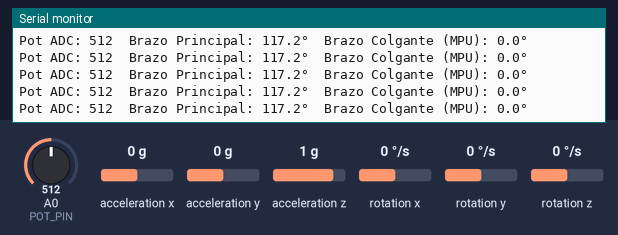
Bench run of a sketch on a simulated Arduino Uno, built with avr-gcc and run on an emulated ATmega328P. Shown: the last lines printed to the serial monitor. The inputs (shaded band) are chosen by the test bench; at power-on: A0 (POT_PIN) = 512, acceleration x 0 g, acceleration y 0 g, acceleration z 1 g, rotation x 0 °/s, rotation y 0 °/s, rotation z 0 °/s.

Above: at 4.2 s.
4.3 s: A0 (POT_PIN) set to 910
At 5.4 s:
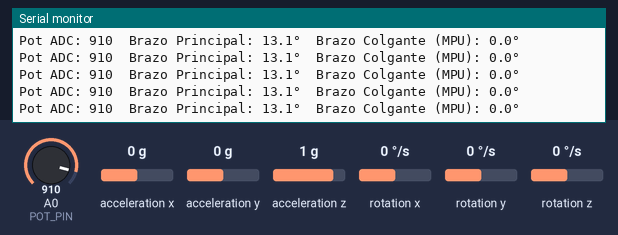
5.8 s: A0 (POT_PIN) set to 938
At 6.7 s:
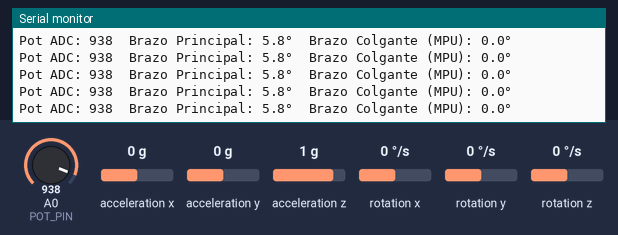
13.3 s: A0 (POT_PIN) set to 950
At 14.4 s:
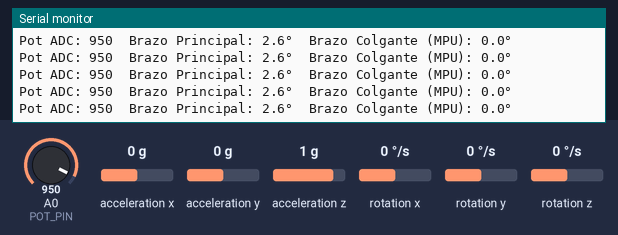
16.3 s: A0 (POT_PIN) set to 975
At 17.1 s:
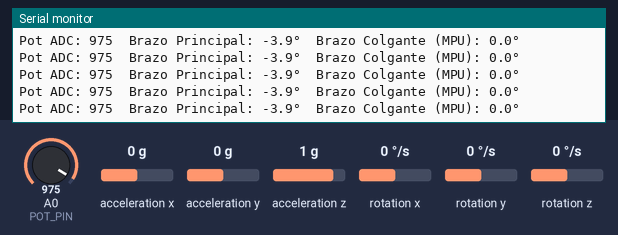
Timing chart, 0 to 18.8 s (numbered marks = the images above; inputs shaded):
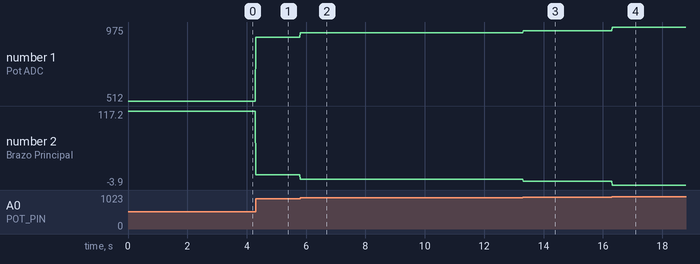

The sketch:

chequeo_calibracion_pote_AAA.ino
```cpp
// === Lectura del potenciómetro + MPU6050 con filtro complementario ===
// Tomas Hirsch, 2025

#include <Wire.h>
#include <MPU6050.h>

MPU6050 mpu;

// ---------- Pines ----------
const int POT_PIN = A0;

// ---------- Calibración potenciómetro ----------
const float A_cal = -0.261627;
const float B_cal = 251.16192;

// ---------- Filtro complementario ----------
float alpha = 0.98;     // peso del giroscopio
float dt = 0.01;        // periodo de muestreo (s)
unsigned long prevTime = 0;
float angle_gyro = 0.0; // ángulo estimado por integración del giroscopio
float angle = 0.0;      // salida final del filtro

// ---------- Función: conversión ADC → ángulo ----------
float potToAngle(int adc) {
  return A_cal * adc + B_cal;
}

void setup() {
  Serial.begin(115200);
  Wire.begin();
  mpu.initialize();

  if (!mpu.testConnection()) {
    Serial.println("Error: no se detecta el MPU6050.");
    while (1);
  }

  Serial.println("=== Lectura de potenciómetro + MPU6050 ===");
  Serial.println("Ángulo brazo principal (pot) y brazo colgante (MPU6050)");
  Serial.println("==============================================\n");

  prevTime = millis();
}

void loop() {
  // ---------- 1. Leer potenciómetro ----------
  int adc = analogRead(POT_PIN);
  float ang_principal = potToAngle(adc);

  // ---------- 2. Leer MPU6050 ----------
  int16_t ax, ay, az, gx, gy, gz;
  mpu.getMotion6(&ax, &ay, &az, &gx, &gy, &gz);

  // Acelerómetro → ángulo absoluto (en grados)
  // Suponiendo eje X como el eje del brazo colgante
  float angle_acc = atan2(ay, az) * 180.0 / PI;

  // Giroscopio → velocidad angular (en °/s)
  float gyroRate = gx / 131.0;  // sensibilidad típica ±250°/s

  // Calcular dt real
  unsigned long now = millis();
  dt = (now - prevTime) / 1000.0;
  prevTime = now;

  // Filtro complementario
  angle_gyro += gyroRate * dt;
  angle = alpha * (angle + gyroRate * dt) + (1 - alpha) * angle_acc;

  // ---------- 3. Mostrar resultados ----------
  Serial.print("Pot ADC: ");
  Serial.print(adc);
  Serial.print("\tBrazo Principal: ");
  Serial.print(ang_principal, 1);
  Serial.print("°\tBrazo Colgante (MPU): ");
  Serial.print(angle, 1);
  Serial.println("°");

  delay(10); // 100 Hz aprox.
}
```

Measured:
- after the input at 4.3 s, the serial monitor: prints a new line at once (image 1)
- after the input at 5.8 s, the serial monitor: prints a new line at once (image 2)
- after the input at 13.3 s, the serial monitor: prints a new line at once (image 3)
- after the input at 16.3 s, the serial monitor: prints a new line at once (image 4)
- plotted number 1: 512 → 910 after the input at 4.3 s, 910 → 938 after the input at 5.8 s, 938 → 950 after the input at 13.3 s, 950 → 975 after the input at 16.3 s
- plotted number 2: 117.2 → 13.1 after the input at 4.3 s, 13.1 → 5.8 after the input at 5.8 s, 5.8 → 2.6 after the input at 13.3 s, 2.6 → -3.9 after the input at 16.3 s
